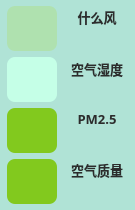
   <widget class="QWidget" name="rightWidget" native="true">
    <property name="geometry">
     <rect>
      <x>510</x>
      <y>5</y>
      <width>135</width>
      <height>210</height>
     </rect>
    </property>
    <property name="styleSheet">
     <string notr="true">QWidget{
	background-color:rgb(176, 227, 214);
	border-radius:8px;
}</string>
    </property>
    <widget class="QLabel" name="labelWindDeractionImage">
     <property name="geometry">
      <rect>
       <x>7</x>
       <y>6</y>
       <width>50</width>
       <height>45</height>
      </rect>
     </property>
     <property name="styleSheet">
      <string notr="true">background-color:	rgb(175, 225, 175);</string>
     </property>
     <property name="lineWidth">
      <number>1</number>
     </property>
     <property name="midLineWidth">
      <number>0</number>
     </property>
     <property name="text">
      <string/>
     </property>
     <property name="pixmap">
      <pixmap resource="res.qrc">:/images/res/风速风向.png</pixmap>
     </property>
     <property name="scaledContents">
      <bool>true</bool>
     </property>
     <property name="alignment">
      <set>Qt::AlignLeading|Qt::AlignLeft|Qt::AlignVCenter</set>
     </property>
    </widget>
    <widget class="QLabel" name="labelHumidityImage">
     <property name="geometry">
      <rect>
       <x>7</x>
       <y>57</y>
       <width>50</width>
       <height>45</height>
      </rect>
     </property>
     <property name="styleSheet">
      <string notr="true">background-color: rgb(197,255,231);</string>
     </property>
     <property name="lineWidth">
      <number>1</number>
     </property>
     <property name="midLineWidth">
      <number>0</number>
     </property>
     <property name="text">
      <string/>
     </property>
     <property name="pixmap">
      <pixmap resource="res.qrc">:/images/res/湿度.png</pixmap>
     </property>
     <property name="scaledContents">
      <bool>true</bool>
     </property>
    </widget>
    <widget class="QLabel" name="labelPM25Image">
     <property name="geometry">
      <rect>
       <x>7</x>
       <y>108</y>
       <width>50</width>
       <height>45</height>
      </rect>
     </property>
     <property name="styleSheet">
      <string notr="true">background-color: rgb(130,201,30);</string>
     </property>
     <property name="lineWidth">
      <number>1</number>
     </property>
     <property name="midLineWidth">
      <number>0</number>
     </property>
     <property name="text">
      <string/>
     </property>
     <property name="pixmap">
      <pixmap resource="res.qrc">:/images/res/pm2.5.png</pixmap>
     </property>
     <property name="scaledContents">
      <bool>true</bool>
     </property>
    </widget>
    <widget class="QLabel" name="labelAirQualityImage">
     <property name="geometry">
      <rect>
       <x>7</x>
       <y>159</y>
       <width>50</width>
       <height>45</height>
      </rect>
     </property>
     <property name="styleSheet">
      <string notr="true">background-color: rgb(130,201,30);</string>
     </property>
     <property name="lineWidth">
      <number>1</number>
     </property>
     <property name="midLineWidth">
      <number>0</number>
     </property>
     <property name="text">
      <string/>
     </property>
     <property name="pixmap">
      <pixmap resource="res.qrc">:/images/res/airquality.png</pixmap>
     </property>
     <property name="scaledContents">
      <bool>true</bool>
     </property>
    </widget>
    <widget class="QLabel" name="labelWindDeractionTitle">
     <property name="geometry">
      <rect>
       <x>62</x>
       <y>6</y>
       <width>70</width>
       <height>22</height>
      </rect>
     </property>
     <property name="font">
      <font>
       <family>微软雅黑</family>
       <pointsize>10</pointsize>
       <weight>75</weight>
       <italic>false</italic>
       <bold>true</bold>
      </font>
     </property>
     <property name="styleSheet">
      <string notr="true">color: rgb(44, 44, 44);</string>
     </property>
     <property name="lineWidth">
      <number>1</number>
     </property>
     <property name="midLineWidth">
      <number>0</number>
     </property>
     <property name="text">
      <string>什么风</string>
     </property>
     <property name="scaledContents">
      <bool>true</bool>
     </property>
     <property name="alignment">
      <set>Qt::AlignCenter</set>
     </property>
    </widget>
    <widget class="QLabel" name="labelWindDeractionValue">
     <property name="geometry">
      <rect>
       <x>62</x>
       <y>28</y>
       <width>70</width>
       <height>23</height>
      </rect>
     </property>
     <property name="font">
      <font>
       <family>微软雅黑</family>
       <pointsize>10</pointsize>
       <weight>75</weight>
       <bold>true</bold>
      </font>
     </property>
     <property name="styleSheet">
      <string notr="true">color: rgb(44, 44, 44);</string>
     </property>
     <property name="lineWidth">
      <number>1</number>
     </property>
     <property name="midLineWidth">
      <number>0</number>
     </property>
     <property name="text">
      <string/>
     </property>
     <property name="scaledContents">
      <bool>true</bool>
     </property>
     <property name="alignment">
      <set>Qt::AlignCenter</set>
     </property>
    </widget>
    <widget class="QLabel" name="labelHumidityTitle">
     <property name="geometry">
      <rect>
       <x>62</x>
       <y>58</y>
       <width>70</width>
       <height>22</height>
      </rect>
     </property>
     <property name="font">
      <font>
       <family>微软雅黑</family>
       <pointsize>10</pointsize>
       <weight>75</weight>
       <bold>true</bold>
      </font>
     </property>
     <property name="styleSheet">
      <string notr="true">color: rgb(44, 44, 44);
</string>
     </property>
     <property name="lineWidth">
      <number>1</number>
     </property>
     <property name="midLineWidth">
      <number>0</number>
     </property>
     <property name="text">
      <string>空气湿度</string>
     </property>
     <property name="scaledContents">
      <bool>true</bool>
     </property>
     <property name="alignment">
      <set>Qt::AlignCenter</set>
     </property>
    </widget>
    <widget class="QLabel" name="labelHumidityValue">
     <property name="geometry">
      <rect>
       <x>62</x>
       <y>80</y>
       <width>70</width>
       <height>23</height>
      </rect>
     </property>
     <property name="font">
      <font>
       <family>微软雅黑</family>
       <pointsize>10</pointsize>
       <weight>75</weight>
       <bold>true</bold>
      </font>
     </property>
     <property name="styleSheet">
      <string notr="true">color: rgb(44, 44, 44);</string>
     </property>
     <property name="lineWidth">
      <number>1</number>
     </property>
     <property name="midLineWidth">
      <number>0</number>
     </property>
     <property name="text">
      <string/>
     </property>
     <property name="scaledContents">
      <bool>true</bool>
     </property>
     <property name="alignment">
      <set>Qt::AlignCenter</set>
     </property>
    </widget>
    <widget class="QLabel" name="labelAirQualityTitle">
     <property name="geometry">
      <rect>
       <x>62</x>
       <y>159</y>
       <width>70</width>
       <height>22</height>
      </rect>
     </property>
     <property name="font">
      <font>
       <family>微软雅黑</family>
       <pointsize>10</pointsize>
       <weight>75</weight>
       <bold>true</bold>
      </font>
     </property>
     <property name="styleSheet">
      <string notr="true">color: rgb(44, 44, 44);</string>
     </property>
     <property name="lineWidth">
      <number>1</number>
     </property>
     <property name="midLineWidth">
      <number>0</number>
     </property>
     <property name="text">
      <string>空气质量</string>
     </property>
     <property name="scaledContents">
      <bool>true</bool>
     </property>
     <property name="alignment">
      <set>Qt::AlignCenter</set>
     </property>
    </widget>
    <widget class="QLabel" name="labelAirQualityValue">
     <property name="geometry">
      <rect>
       <x>62</x>
       <y>181</y>
       <width>70</width>
       <height>23</height>
      </rect>
     </property>
     <property name="font">
      <font>
       <family>微软雅黑</family>
       <pointsize>10</pointsize>
       <weight>75</weight>
       <bold>true</bold>
      </font>
     </property>
     <property name="styleSheet">
      <string notr="true">color: rgb(44, 44, 44);</string>
     </property>
     <property name="lineWidth">
      <number>1</number>
     </property>
     <property name="midLineWidth">
      <number>0</number>
     </property>
     <property name="text">
      <string/>
     </property>
     <property name="scaledContents">
      <bool>true</bool>
     </property>
     <property name="alignment">
      <set>Qt::AlignCenter</set>
     </property>
    </widget>
    <widget class="QLabel" name="labelPM25Title">
     <property name="geometry">
      <rect>
       <x>62</x>
       <y>108</y>
       <width>70</width>
       <height>22</height>
      </rect>
     </property>
     <property name="font">
      <font>
       <family>微软雅黑</family>
       <pointsize>10</pointsize>
       <weight>75</weight>
       <bold>true</bold>
      </font>
     </property>
     <property name="styleSheet">
      <string notr="true">color: rgb(44, 44, 44);</string>
     </property>
     <property name="lineWidth">
      <number>1</number>
     </property>
     <property name="midLineWidth">
      <number>0</number>
     </property>
     <property name="text">
      <string>PM2.5</string>
     </property>
     <property name="scaledContents">
      <bool>true</bool>
     </property>
     <property name="alignment">
      <set>Qt::AlignCenter</set>
     </property>
    </widget>
    <widget class="QLabel" name="labelPM25Value">
     <property name="geometry">
      <rect>
       <x>62</x>
       <y>130</y>
       <width>70</width>
       <height>23</height>
      </rect>
     </property>
     <property name="font">
      <font>
       <family>微软雅黑</family>
       <pointsize>10</pointsize>
       <weight>75</weight>
       <bold>true</bold>
      </font>
     </property>
     <property name="styleSheet">
      <string notr="true">color: rgb(44, 44, 44);</string>
     </property>
     <property name="lineWidth">
      <number>1</number>
     </property>
     <property name="midLineWidth">
      <number>0</number>
     </property>
     <property name="text">
      <string/>
     </property>
     <property name="scaledContents">
      <bool>true</bool>
     </property>
     <property name="alignment">
      <set>Qt::AlignCenter</set>
     </property>
    </widget>
   </widget>
